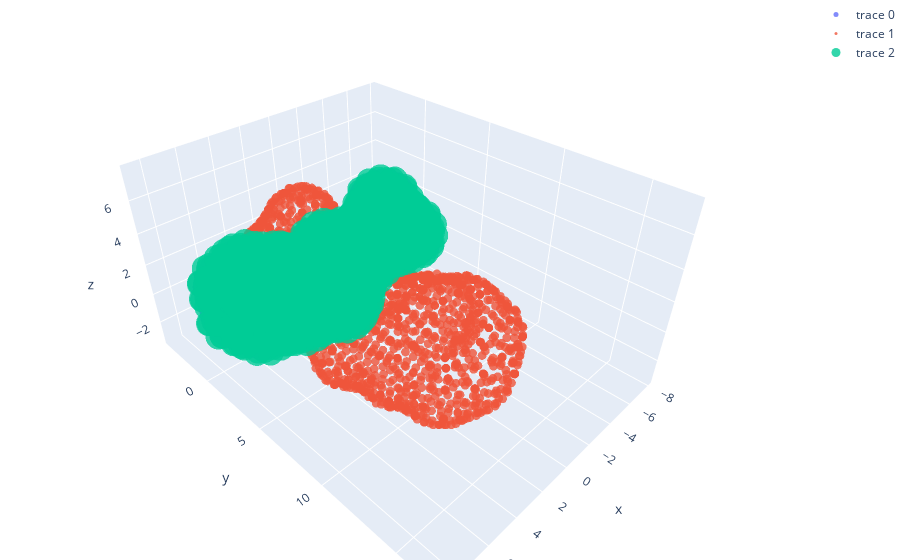

Notebook source saved alongside this figure:
### Code cell
plotly_scatter([chimera_vertices, vert, p*np.array([1,1,1])], [5, 3, 9])
#plotly_scatter([chimera_vertices], [3])

### Figure 1 — Plotly figure (JSON) as saved in the notebook; plotly's stock layout.template omitted (floating-point values rounded to 4 significant figures; data arrays with more than 128 entries replaced by an {"elided": "..."} marker saying what was removed)
{"data": [{"marker": {"opacity": 0.8, "size": 5}, "mode": "markers", "type": "scatter3d", "x": {"elided": "15912 float values"}, "y": {"elided": "15912 float values"}, "z": {"elided": "15912 float values"}}, {"marker": {"opacity": 0.8, "size": 3}, "mode": "markers", "type": "scatter3d", "x": {"elided": "1678 float values"}, "y": {"elided": "1678 float values"}, "z": {"elided": "1678 float values"}}, {"marker": {"opacity": 0.8, "size": 9}, "mode": "markers", "type": "scatter3d", "x": {"elided": "464 float values"}, "y": {"elided": "464 float values"}, "z": {"elided": "464 float values"}}], "layout": {"margin": {"b": 0, "l": 0, "r": 0, "t": 0}}}
